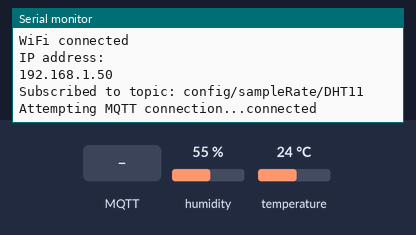
Bench run of a sketch on a simulated ESP8266 (NodeMCU). Parts: the last lines printed to the serial monitor. The test bench sets the inputs (shaded band); at power-on: humidity 55 %, temperature 24 °C. WiFi joins after 1.5 s; servers stay silent unless stated; random numbers use the default seed unless the sketch sets one; no MQTT or app messages arrive unless stated.

Above: at 2.7 s.
2.8 s: MQTT message "1" arrives on the first subscribed topic
At 3.8 s:
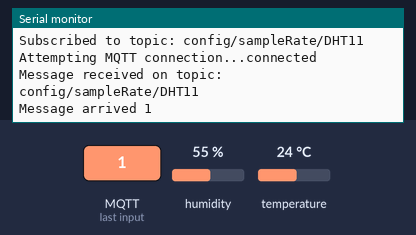
4.3 s: MQTT message "on" arrives on the first subscribed topic
At 5.0 s:
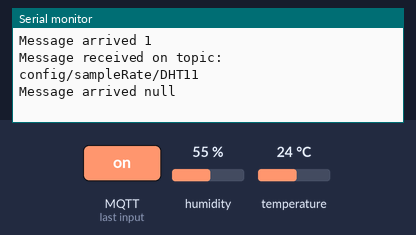

The sketch:

DHT11_sensor_Final_sketch.ino
```cpp
#include <ArduinoJson.h>
#include <ESP8266WiFi.h>
#include <PubSubClient.h>
#include <Wire.h>
#include <DHT.h>

const char* ssid = "####";
const char* password = "#####";
const char* mqtt_server = "###";
const char* mqtt_username = "####";
const char* mqtt_password = "####";

// #define DHTPIN 2 // GPIO 2 (D4)
#define DHTPIN D5 // GPIO 14 (D5)
#define DHTTYPE DHT11 // DHT 11
DHT dht(DHTPIN, DHTTYPE);

WiFiClient espClient;
PubSubClient client(espClient);

unsigned long sampleRate = 10000;  // Default sample rate: 10 seconds
unsigned long lastSampleTime=0;

void setup_wifi() {
  delay(10);
  // We start by connecting to a WiFi network
  Serial.println();
  Serial.print("Connecting to ");
  Serial.println(ssid);
//setting ESP in station mode
  WiFi.mode(WIFI_STA);
  WiFi.begin(ssid, password);

  while (WiFi.status() != WL_CONNECTED) {
    delay(500);
    Serial.print(".");
  }

  randomSeed(micros());

  Serial.println("");
  Serial.println("WiFi connected");
  Serial.println("IP address: ");
  Serial.println(WiFi.localIP());
}

void handleConfig(char* topic, byte* payload, unsigned int length) {

  // Handle incoming configuration messages
  DynamicJsonDocument doc(256);
  deserializeJson(doc, payload, length);

  Serial.print("Message received on topic: ");
  Serial.println(topic);

  Serial.print("Message arrived ");
  serializeJson(doc, Serial);
  Serial.println();

  if (doc.containsKey("sampleRate")) {
  if (doc["sampleRate"].is<long>()) {
    sampleRate = doc["sampleRate"].as<long>();
    Serial.print("Updated sampleRate: ");
      Serial.println(sampleRate);
  } else {
    Serial.println("Invalid sampleRate value. Expected a long integer.");
    client.publish("device/Sensors", "Invalid sampleRate value. Expected a long integer.");
  }
}
}

void reconnect() {
  // Loop until we're reconnected
  while (!client.connected()) {
    Serial.print("Attempting MQTT connection...");
    // Create a random client ID
    String clientId = "ESP8266Client-";
    clientId += String(random(0xffff), HEX);
    // Attempt to connect
    if (client.connect(clientId.c_str(), mqtt_username, mqtt_password)) {
    // if (client.connect(clientId.c_str())) {
      Serial.println("connected");
      // Once connected, publish an announcement...
      client.publish("device/Sensors", "MQTT Server is connected");

      // ... and resubscribe
      client.subscribe("config/sampleRate/DHT11");
    } else {
      Serial.print("failed, rc=");
      Serial.print(client.state());
      Serial.println(" try again in 5 seconds");
      // Wait 5 seconds before retrying
      delay(5000);
    }
  }
}

void setup() {
  Serial.begin(115200);
  setup_wifi();
  dht.begin();
  client.setServer(mqtt_server, 1883); //1883 -->  MQTT Port
  client.setCallback(handleConfig);


//debugging
  if (client.subscribe("config/sampleRate/DHT11")) {
    Serial.println("Subscribed to topic: config/sampleRate/DHT11");
  } else {
    Serial.println("Failed to subscribe to topic: config/sampleRate/DHT11");
  }

}

void loop() {
  if (!client.connected()) {
    reconnect();
  }
  client.loop(); //processing incoming messages, maintaining the connection to the MQTT broker, and handling other networking-related tasks.

// check the samplerate desired and collect data
   if (millis() - lastSampleTime >= sampleRate) {
      float h = dht.readHumidity();
      // Read temperature as Celsius (the default)
      float t = dht.readTemperature();

      // Check if any reads failed and exit early (to try again).
      if (isnan(h) || isnan(t)) {
      Serial.println("Failed to read from DHT11 sensor!");
      return;
      }

// send json data over MQTT
  StaticJsonDocument<32> doc;
  doc["HUM"] = h;
  doc["temp"] = t;

  char output[55];
  serializeJson(doc, output);

  client.publish("device/Sensors", output);

//Update lastSampleTime for next sensor reading

  lastSampleTime = millis();

  // Reading Pressure in KPa!

  Serial.print("Humidity: ");
  Serial.print(h);
  Serial.print(", Temperature: ");
  Serial.println(t);

  }
}
```

Measured:
- after the input at 2.8 s, the serial monitor: prints a new line at once (image 1)
- after the input at 4.3 s, the serial monitor: prints a new line at once (image 2)
